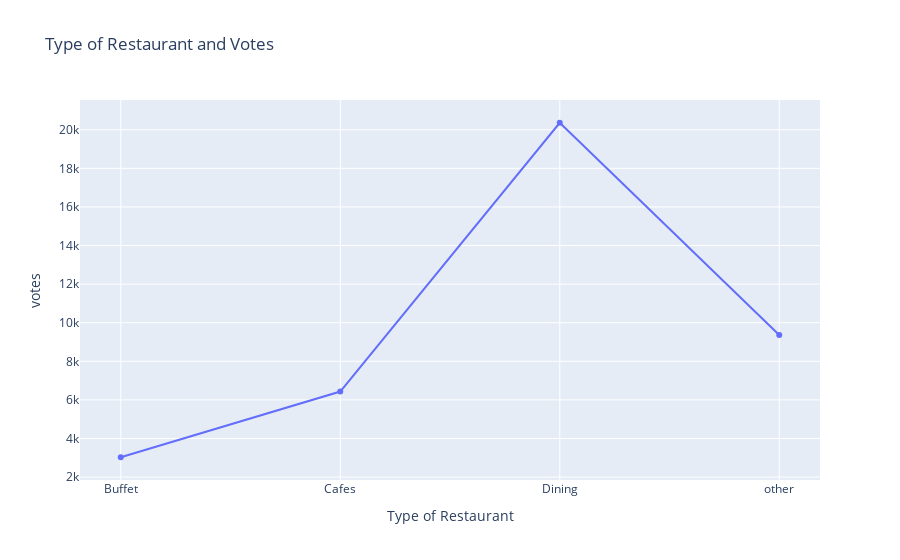

Notebook code for this chart:
### Markdown cell above
**Dinning Resturants are Predered by Larger Number of People**

### Code cell
# Assuming 'df' is your original DataFrame
grouped_data = df.groupby('listed_in(type)')['votes'].sum()

# Create a new DataFrame from the grouped data
result = pd.DataFrame({'Type of Restaurant': grouped_data.index, 'votes': grouped_data.values})

# Create a line plot using Plotly Express
fig = px.line(result, title="Type of Restaurant and Votes", 
               x='Type of Restaurant', y='votes')

# Update the traces to include markers
fig.update_traces(mode='lines+markers')

# Show the figure
fig.show()

### Figure 1 — Plotly figure (JSON) as saved in the notebook; plotly's stock layout.template omitted (floating-point values rounded to 4 significant figures)
{"data": [{"hovertemplate": "Type of Restaurant=%{x}<br>votes=%{y}<extra></extra>", "legendgroup": "", "line": {"color": "#636efa", "dash": "solid"}, "marker": {"symbol": "circle"}, "mode": "lines+markers", "name": "", "orientation": "v", "showlegend": false, "type": "scatter", "x": ["Buffet", "Cafes", "Dining", "other"], "xaxis": "x", "y": [3028, 6434, 20363, 9367], "yaxis": "y"}], "layout": {"autosize": true, "legend": {"tracegroupgap": 0}, "title": {"text": "Type of Restaurant and Votes"}, "xaxis": {"anchor": "y", "autorange": true, "domain": [0, 1], "range": [-0.1852, 3.185], "title": {"text": "Type of Restaurant"}, "type": "category"}, "yaxis": {"anchor": "x", "autorange": true, "domain": [0, 1], "range": [1597.0, 21790.0], "title": {"text": "votes"}, "type": "linear"}}}
